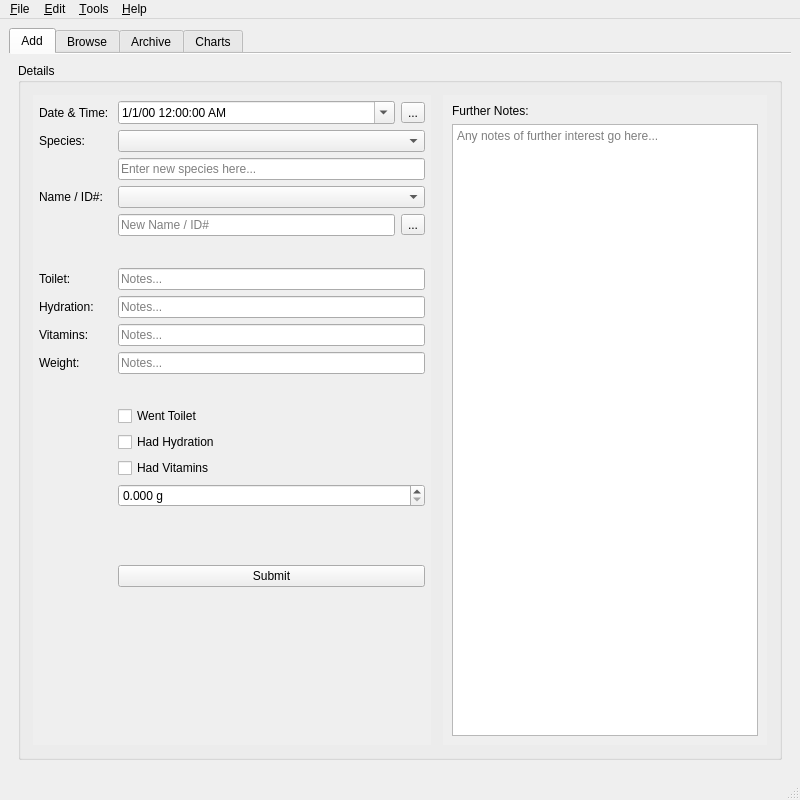
<?xml version="1.0" encoding="UTF-8"?>
<ui version="4.0">
 <class>HerpApp</class>
 <widget class="QMainWindow" name="HerpApp">
  <property name="geometry">
   <rect>
    <x>0</x>
    <y>0</y>
    <width>800</width>
    <height>800</height>
   </rect>
  </property>
  <property name="minimumSize">
   <size>
    <width>800</width>
    <height>600</height>
   </size>
  </property>
  <property name="windowTitle">
   <string>HerpLog</string>
  </property>
  <widget class="QWidget" name="centralwidget">
   <layout class="QVBoxLayout" name="verticalLayout">
    <item>
     <widget class="QTabWidget" name="interface_tabWidget">
      <property name="currentIndex">
       <number>0</number>
      </property>
      <property name="documentMode">
       <bool>true</bool>
      </property>
      <widget class="QWidget" name="addRecords">
       <attribute name="title">
        <string>Add</string>
       </attribute>
       <layout class="QVBoxLayout" name="verticalLayout_3">
        <item>
         <widget class="QGroupBox" name="details_groupBox">
          <property name="title">
           <string>Details</string>
          </property>
          <layout class="QHBoxLayout" name="horizontalLayout">
           <item>
            <widget class="QFrame" name="add_db_left_frame">
             <property name="sizePolicy">
              <sizepolicy hsizetype="Preferred" vsizetype="Preferred">
               <horstretch>55</horstretch>
               <verstretch>0</verstretch>
              </sizepolicy>
             </property>
             <property name="frameShape">
              <enum>QFrame::NoFrame</enum>
             </property>
             <property name="frameShadow">
              <enum>QFrame::Raised</enum>
             </property>
             <layout class="QVBoxLayout" name="verticalLayout_5">
              <property name="leftMargin">
               <number>3</number>
              </property>
              <property name="topMargin">
               <number>3</number>
              </property>
              <property name="rightMargin">
               <number>3</number>
              </property>
              <property name="bottomMargin">
               <number>3</number>
              </property>
              <item>
               <widget class="QScrollArea" name="add_db_left_scrollArea">
                <property name="frameShape">
                 <enum>QFrame::NoFrame</enum>
                </property>
                <property name="horizontalScrollBarPolicy">
                 <enum>Qt::ScrollBarAlwaysOff</enum>
                </property>
                <property name="widgetResizable">
                 <bool>true</bool>
                </property>
                <widget class="QWidget" name="add_db_left_scrollAreaWidgetContents">
                 <property name="geometry">
                  <rect>
                   <x>0</x>
                   <y>0</y>
                   <width>399</width>
                   <height>625</height>
                  </rect>
                 </property>
                 <layout class="QFormLayout" name="formLayout">
                  <property name="leftMargin">
                   <number>6</number>
                  </property>
                  <property name="topMargin">
                   <number>6</number>
                  </property>
                  <property name="rightMargin">
                   <number>6</number>
                  </property>
                  <property name="bottomMargin">
                   <number>6</number>
                  </property>
                  <item row="0" column="0">
                   <widget class="QLabel" name="label_dateTime">
                    <property name="text">
                     <string>Date &amp; Time: </string>
                    </property>
                   </widget>
                  </item>
                  <item row="1" column="0">
                   <widget class="QLabel" name="label_species">
                    <property name="text">
                     <string>Species:</string>
                    </property>
                   </widget>
                  </item>
                  <item row="1" column="1">
                   <widget class="QComboBox" name="comboBox_existing_species"/>
                  </item>
                  <item row="2" column="1">
                   <widget class="QLineEdit" name="lineEdit_new_species">
                    <property name="placeholderText">
                     <string>Enter new species here...</string>
                    </property>
                   </widget>
                  </item>
                  <item row="3" column="0">
                   <widget class="QLabel" name="label_id">
                    <property name="text">
                     <string>Name / ID#: </string>
                    </property>
                   </widget>
                  </item>
                  <item row="3" column="1">
                   <widget class="QComboBox" name="comboBox_existing_id"/>
                  </item>
                  <item row="6" column="1">
                   <spacer name="horizontalSpacer_notes">
                    <property name="orientation">
                     <enum>Qt::Horizontal</enum>
                    </property>
                    <property name="sizeHint" stdset="0">
                     <size>
                      <width>40</width>
                      <height>20</height>
                     </size>
                    </property>
                   </spacer>
                  </item>
                  <item row="7" column="0">
                   <widget class="QLabel" name="label_toilet_notes">
                    <property name="text">
                     <string>Toilet: </string>
                    </property>
                   </widget>
                  </item>
                  <item row="7" column="1">
                   <widget class="QLineEdit" name="lineEdit_toilet_notes">
                    <property name="placeholderText">
                     <string>Notes...</string>
                    </property>
                   </widget>
                  </item>
                  <item row="8" column="0">
                   <widget class="QLabel" name="label_hydration_notes">
                    <property name="text">
                     <string>Hydration: </string>
                    </property>
                   </widget>
                  </item>
                  <item row="8" column="1">
                   <widget class="QLineEdit" name="lineEdit_hydration_notes">
                    <property name="placeholderText">
                     <string>Notes...</string>
                    </property>
                   </widget>
                  </item>
                  <item row="9" column="0">
                   <widget class="QLabel" name="label_vitamins_notes">
                    <property name="text">
                     <string>Vitamins: </string>
                    </property>
                   </widget>
                  </item>
                  <item row="9" column="1">
                   <widget class="QLineEdit" name="lineEdit_vitamins_notes">
                    <property name="placeholderText">
                     <string>Notes...</string>
                    </property>
                   </widget>
                  </item>
                  <item row="10" column="0">
                   <widget class="QLabel" name="label_weight_notes">
                    <property name="text">
                     <string>Weight: </string>
                    </property>
                   </widget>
                  </item>
                  <item row="10" column="1">
                   <widget class="QLineEdit" name="lineEdit_weight_notes">
                    <property name="placeholderText">
                     <string>Notes...</string>
                    </property>
                   </widget>
                  </item>
                  <item row="11" column="1">
                   <spacer name="horizontalSpacer_checkBox">
                    <property name="orientation">
                     <enum>Qt::Horizontal</enum>
                    </property>
                    <property name="sizeHint" stdset="0">
                     <size>
                      <width>40</width>
                      <height>20</height>
                     </size>
                    </property>
                   </spacer>
                  </item>
                  <item row="12" column="1">
                   <widget class="QCheckBox" name="checkBox_toilet">
                    <property name="text">
                     <string>Went Toilet</string>
                    </property>
                   </widget>
                  </item>
                  <item row="13" column="1">
                   <widget class="QCheckBox" name="checkBox_hydration">
                    <property name="text">
                     <string>Had Hydration</string>
                    </property>
                   </widget>
                  </item>
                  <item row="14" column="1">
                   <widget class="QCheckBox" name="checkBox_vitamins">
                    <property name="text">
                     <string>Had Vitamins</string>
                    </property>
                   </widget>
                  </item>
                  <item row="15" column="1">
                   <widget class="QDoubleSpinBox" name="spinBox_weight">
                    <property name="suffix">
                     <string> g</string>
                    </property>
                    <property name="decimals">
                     <number>3</number>
                    </property>
                    <property name="maximum">
                     <double>5000.000000000000000</double>
                    </property>
                   </widget>
                  </item>
                  <item row="16" column="1">
                   <spacer name="horizontalSpacer_14">
                    <property name="orientation">
                     <enum>Qt::Horizontal</enum>
                    </property>
                    <property name="sizeHint" stdset="0">
                     <size>
                      <width>40</width>
                      <height>20</height>
                     </size>
                    </property>
                   </spacer>
                  </item>
                  <item row="17" column="1">
                   <spacer name="horizontalSpacer_15">
                    <property name="orientation">
                     <enum>Qt::Horizontal</enum>
                    </property>
                    <property name="sizeHint" stdset="0">
                     <size>
                      <width>40</width>
                      <height>20</height>
                     </size>
                    </property>
                   </spacer>
                  </item>
                  <item row="18" column="1">
                   <widget class="QPushButton" name="pushButton_add_data">
                    <property name="toolTip">
                     <string>Submit as a new record in the database.</string>
                    </property>
                    <property name="text">
                     <string>Submit</string>
                    </property>
                   </widget>
                  </item>
                  <item row="5" column="1">
                   <widget class="QFrame" name="frame_add_record_nameid">
                    <property name="frameShape">
                     <enum>QFrame::NoFrame</enum>
                    </property>
                    <property name="frameShadow">
                     <enum>QFrame::Raised</enum>
                    </property>
                    <layout class="QHBoxLayout" name="horizontalLayout_6">
                     <property name="spacing">
                      <number>6</number>
                     </property>
                     <property name="leftMargin">
                      <number>0</number>
                     </property>
                     <property name="topMargin">
                      <number>0</number>
                     </property>
                     <property name="rightMargin">
                      <number>0</number>
                     </property>
                     <property name="bottomMargin">
                      <number>0</number>
                     </property>
                     <item>
                      <widget class="QLineEdit" name="lineEdit_new_id">
                       <property name="placeholderText">
                        <string>New Name / ID#</string>
                       </property>
                      </widget>
                     </item>
                     <item>
                      <widget class="QToolButton" name="toolButton_new_hash">
                       <property name="toolTip">
                        <string>Create a new, random ID#.</string>
                       </property>
                       <property name="text">
                        <string>...</string>
                       </property>
                      </widget>
                     </item>
                    </layout>
                   </widget>
                  </item>
                  <item row="0" column="1">
                   <widget class="QFrame" name="frame_add_record_datetime">
                    <property name="frameShape">
                     <enum>QFrame::NoFrame</enum>
                    </property>
                    <property name="frameShadow">
                     <enum>QFrame::Raised</enum>
                    </property>
                    <layout class="QHBoxLayout" name="horizontalLayout_4">
                     <property name="spacing">
                      <number>6</number>
                     </property>
                     <property name="leftMargin">
                      <number>0</number>
                     </property>
                     <property name="topMargin">
                      <number>0</number>
                     </property>
                     <property name="rightMargin">
                      <number>0</number>
                     </property>
                     <property name="bottomMargin">
                      <number>0</number>
                     </property>
                     <item>
                      <widget class="QDateTimeEdit" name="dateTime_add_record">
                       <property name="displayFormat">
                        <string>d/M/yy h:mm:ss AP</string>
                       </property>
                       <property name="calendarPopup">
                        <bool>true</bool>
                       </property>
                      </widget>
                     </item>
                     <item>
                      <widget class="QToolButton" name="toolButton_add_record_update_datetime">
                       <property name="toolTip">
                        <string>Refresh `Date &amp; Time` to current, local value.</string>
                       </property>
                       <property name="text">
                        <string>...</string>
                       </property>
                      </widget>
                     </item>
                    </layout>
                   </widget>
                  </item>
                 </layout>
                </widget>
               </widget>
              </item>
             </layout>
            </widget>
           </item>
           <item>
            <widget class="QFrame" name="add_db_right_frame">
             <property name="sizePolicy">
              <sizepolicy hsizetype="Preferred" vsizetype="Preferred">
               <horstretch>45</horstretch>
               <verstretch>0</verstretch>
              </sizepolicy>
             </property>
             <property name="frameShape">
              <enum>QFrame::NoFrame</enum>
             </property>
             <property name="frameShadow">
              <enum>QFrame::Raised</enum>
             </property>
             <layout class="QVBoxLayout" name="verticalLayout_6">
              <property name="leftMargin">
               <number>3</number>
              </property>
              <property name="topMargin">
               <number>3</number>
              </property>
              <property name="rightMargin">
               <number>3</number>
              </property>
              <property name="bottomMargin">
               <number>3</number>
              </property>
              <item>
               <widget class="QScrollArea" name="scrollArea">
                <property name="frameShape">
                 <enum>QFrame::NoFrame</enum>
                </property>
                <property name="widgetResizable">
                 <bool>true</bool>
                </property>
                <widget class="QWidget" name="add_db_right_scrollAreaWidgetContents">
                 <property name="geometry">
                  <rect>
                   <x>0</x>
                   <y>0</y>
                   <width>324</width>
                   <height>625</height>
                  </rect>
                 </property>
                 <layout class="QVBoxLayout" name="verticalLayout_7">
                  <item>
                   <widget class="QLabel" name="label_furtherNotes">
                    <property name="text">
                     <string>Further Notes: </string>
                    </property>
                   </widget>
                  </item>
                  <item>
                   <widget class="QPlainTextEdit" name="plainTextEdit_furtherNotes">
                    <property name="placeholderText">
                     <string>Any notes of further interest go here...</string>
                    </property>
                   </widget>
                  </item>
                 </layout>
                </widget>
               </widget>
              </item>
             </layout>
            </widget>
           </item>
          </layout>
         </widget>
        </item>
       </layout>
      </widget>
      <widget class="QWidget" name="browseRecords">
       <attribute name="title">
        <string>Browse</string>
       </attribute>
       <layout class="QVBoxLayout" name="verticalLayout_8">
        <item>
         <widget class="QStackedWidget" name="stackedWidget_browseRecords">
          <widget class="QWidget" name="stacked_page_browse">
           <layout class="QVBoxLayout" name="verticalLayout_10">
            <property name="leftMargin">
             <number>0</number>
            </property>
            <property name="topMargin">
             <number>0</number>
            </property>
            <property name="rightMargin">
             <number>0</number>
            </property>
            <property name="bottomMargin">
             <number>0</number>
            </property>
            <item>
             <widget class="QGroupBox" name="groupBox_browseRecords">
              <property name="title">
               <string>Browse Records</string>
              </property>
              <layout class="QVBoxLayout" name="verticalLayout_12">
               <item>
                <widget class="QScrollArea" name="scrollArea_browseRecords">
                 <property name="frameShape">
                  <enum>QFrame::NoFrame</enum>
                 </property>
                 <property name="widgetResizable">
                  <bool>true</bool>
                 </property>
                 <widget class="QWidget" name="scrollAreaWidgetContents_browseRecords">
                  <property name="geometry">
                   <rect>
                    <x>0</x>
                    <y>0</y>
                    <width>740</width>
                    <height>631</height>
                   </rect>
                  </property>
                  <layout class="QVBoxLayout" name="verticalLayout_14">
                   <item>
                    <spacer name="verticalSpacer">
                     <property name="orientation">
                      <enum>Qt::Vertical</enum>
                     </property>
                     <property name="sizeHint" stdset="0">
                      <size>
                       <width>20</width>
                       <height>40</height>
                      </size>
                     </property>
                    </spacer>
                   </item>
                   <item>
                    <widget class="QFrame" name="frame">
                     <property name="frameShape">
                      <enum>QFrame::NoFrame</enum>
                     </property>
                     <property name="frameShadow">
                      <enum>QFrame::Raised</enum>
                     </property>
                     <layout class="QHBoxLayout" name="horizontalLayout_2">
                      <item>
                       <spacer name="horizontalSpacer">
                        <property name="orientation">
                         <enum>Qt::Horizontal</enum>
                        </property>
                        <property name="sizeHint" stdset="0">
                         <size>
                          <width>40</width>
                          <height>20</height>
                         </size>
                        </property>
                       </spacer>
                      </item>
                      <item>
                       <widget class="QDateTimeEdit" name="dateTimeEdit_browse_start">
                        <property name="displayFormat">
                         <string>dd/MM/yy HH:mm</string>
                        </property>
                        <property name="calendarPopup">
                         <bool>true</bool>
                        </property>
                       </widget>
                      </item>
                      <item>
                       <widget class="QLabel" name="label_browse_joiner">
                        <property name="text">
                         <string> to </string>
                        </property>
                        <property name="alignment">
                         <set>Qt::AlignCenter</set>
                        </property>
                       </widget>
                      </item>
                      <item>
                       <widget class="QDateTimeEdit" name="dateTimeEdit_browse_end">
                        <property name="displayFormat">
                         <string>dd/MM/yy HH:mm</string>
                        </property>
                        <property name="calendarPopup">
                         <bool>true</bool>
                        </property>
                       </widget>
                      </item>
                      <item>
                       <spacer name="horizontalSpacer_2">
                        <property name="orientation">
                         <enum>Qt::Horizontal</enum>
                        </property>
                        <property name="sizeHint" stdset="0">
                         <size>
                          <width>40</width>
                          <height>20</height>
                         </size>
                        </property>
                       </spacer>
                      </item>
                     </layout>
                    </widget>
                   </item>
                   <item>
                    <widget class="QFrame" name="frame_2">
                     <property name="frameShape">
                      <enum>QFrame::NoFrame</enum>
                     </property>
                     <property name="frameShadow">
                      <enum>QFrame::Raised</enum>
                     </property>
                     <layout class="QHBoxLayout" name="horizontalLayout_3">
                      <item>
                       <spacer name="horizontalSpacer_3">
                        <property name="orientation">
                         <enum>Qt::Horizontal</enum>
                        </property>
                        <property name="sizeHint" stdset="0">
                         <size>
                          <width>40</width>
                          <height>20</height>
                         </size>
                        </property>
                       </spacer>
                      </item>
                      <item>
                       <widget class="QPushButton" name="pushButton_browse_submit">
                        <property name="text">
                         <string>Browse</string>
                        </property>
                       </widget>
                      </item>
                      <item>
                       <spacer name="horizontalSpacer_4">
                        <property name="orientation">
                         <enum>Qt::Horizontal</enum>
                        </property>
                        <property name="sizeHint" stdset="0">
                         <size>
                          <width>40</width>
                          <height>20</height>
                         </size>
                        </property>
                       </spacer>
                      </item>
                     </layout>
                    </widget>
                   </item>
                   <item>
                    <spacer name="verticalSpacer_2">
                     <property name="orientation">
                      <enum>Qt::Vertical</enum>
                     </property>
                     <property name="sizeHint" stdset="0">
                      <size>
                       <width>20</width>
                       <height>40</height>
                      </size>
                     </property>
                    </spacer>
                   </item>
                  </layout>
                 </widget>
                </widget>
               </item>
              </layout>
             </widget>
            </item>
           </layout>
          </widget>
         </widget>
        </item>
       </layout>
      </widget>
      <widget class="QWidget" name="viewRecords">
       <attribute name="title">
        <string>Archive</string>
       </attribute>
       <layout class="QVBoxLayout" name="verticalLayout_9">
        <item>
         <widget class="QStackedWidget" name="stackedWidget_searchRecords">
          <widget class="QWidget" name="stacked_page_search_records">
           <layout class="QVBoxLayout" name="verticalLayout_11">
            <property name="leftMargin">
             <number>0</number>
            </property>
            <property name="topMargin">
             <number>0</number>
            </property>
            <property name="rightMargin">
             <number>0</number>
            </property>
            <property name="bottomMargin">
             <number>0</number>
            </property>
            <item>
             <widget class="QGroupBox" name="groupBox_searchRecords">
              <property name="title">
               <string>Record Archive</string>
              </property>
              <layout class="QHBoxLayout" name="horizontalLayout_5">
               <item>
                <widget class="QFrame" name="frame_view_records_left_2">
                 <property name="sizePolicy">
                  <sizepolicy hsizetype="Preferred" vsizetype="Preferred">
                   <horstretch>55</horstretch>
                   <verstretch>0</verstretch>
                  </sizepolicy>
                 </property>
                 <property name="frameShape">
                  <enum>QFrame::NoFrame</enum>
                 </property>
                 <property name="frameShadow">
                  <enum>QFrame::Raised</enum>
                 </property>
                 <layout class="QVBoxLayout" name="verticalLayout_18">
                  <property name="leftMargin">
                   <number>3</number>
                  </property>
                  <property name="topMargin">
                   <number>3</number>
                  </property>
                  <property name="rightMargin">
                   <number>3</number>
                  </property>
                  <property name="bottomMargin">
                   <number>3</number>
                  </property>
                  <item>
                   <widget class="QScrollArea" name="scrollArea_view_records_left_2">
                    <property name="frameShape">
                     <enum>QFrame::NoFrame</enum>
                    </property>
                    <property name="widgetResizable">
                     <bool>true</bool>
                    </property>
                    <widget class="QWidget" name="scrollAreaWidgetContents_records_left_4">
                     <property name="geometry">
                      <rect>
                       <x>0</x>
                       <y>0</y>
                       <width>398</width>
                       <height>625</height>
                      </rect>
                     </property>
                     <layout class="QFormLayout" name="formLayout_5">
                      <item row="0" column="0">
                       <widget class="QLabel" name="label_records_dateTime_notes_4">
                        <property name="text">
                         <string>Date &amp; Time: </string>
                        </property>
                       </widget>
                      </item>
                      <item row="0" column="1">
                       <widget class="QLineEdit" name="lineEdit_records_dateTime_notes_4">
                        <property name="readOnly">
                         <bool>true</bool>
                        </property>
                        <property name="placeholderText">
                         <string>&lt;Date/Time&gt;</string>
                        </property>
                       </widget>
                      </item>
                      <item row="1" column="0">
                       <widget class="QLabel" name="label_records_species_notes_4">
                        <property name="text">
                         <string>Species: </string>
                        </property>
                       </widget>
                      </item>
                      <item row="1" column="1">
                       <widget class="QLineEdit" name="lineEdit_records_species_notes_4">
                        <property name="readOnly">
                         <bool>true</bool>
                        </property>
                        <property name="placeholderText">
                         <string>&lt;Species&gt;</string>
                        </property>
                       </widget>
                      </item>
                      <item row="2" column="0">
                       <widget class="QLabel" name="label_records_id_notes_4">
                        <property name="text">
                         <string>Name / ID#: </string>
                        </property>
                       </widget>
                      </item>
                      <item row="2" column="1">
                       <widget class="QLineEdit" name="lineEdit_records_id_notes_4">
                        <property name="readOnly">
                         <bool>true</bool>
                        </property>
                        <property name="placeholderText">
                         <string>&lt;ID#&gt;</string>
                        </property>
                       </widget>
                      </item>
                      <item row="4" column="1">
                       <spacer name="horizontalSpacer_11">
                        <property name="orientation">
                         <enum>Qt::Horizontal</enum>
                        </property>
                        <property name="sizeHint" stdset="0">
                         <size>
                          <width>40</width>
                          <height>20</height>
                         </size>
                        </property>
                       </spacer>
                      </item>
                      <item row="5" column="0">
                       <widget class="QLabel" name="label_records_toilet_notes_4">
                        <property name="text">
                         <string>Toilet: </string>
                        </property>
                       </widget>
                      </item>
                      <item row="5" column="1">
                       <widget class="QLineEdit" name="lineEdit_records_toilet_notes_4">
                        <property name="readOnly">
                         <bool>true</bool>
                        </property>
                        <property name="placeholderText">
                         <string>Notes...</string>
                        </property>
                       </widget>
                      </item>
                      <item row="6" column="0">
                       <widget class="QLabel" name="label_records_hydration_notes_4">
                        <property name="text">
                         <string>Hydration: </string>
                        </property>
                       </widget>
                      </item>
                      <item row="6" column="1">
                       <widget class="QLineEdit" name="lineEdit_records_hydration_notes_4">
                        <property name="readOnly">
                         <bool>true</bool>
                        </property>
                        <property name="placeholderText">
                         <string>Notes...</string>
                        </property>
                       </widget>
                      </item>
                      <item row="7" column="0">
                       <widget class="QLabel" name="label_records_vitamins_notes_4">
                        <property name="text">
                         <string>Vitamins: </string>
                        </property>
                       </widget>
                      </item>
                      <item row="7" column="1">
                       <widget class="QLineEdit" name="lineEdit_records_vitamins_notes_4">
                        <property name="readOnly">
                         <bool>true</bool>
                        </property>
                        <property name="placeholderText">
                         <string>Notes...</string>
                        </property>
                       </widget>
                      </item>
                      <item row="8" column="0">
                       <widget class="QLabel" name="label_records_weight_notes_4">
                        <property name="text">
                         <string>Weight: </string>
                        </property>
                       </widget>
                      </item>
                      <item row="8" column="1">
                       <widget class="QLineEdit" name="lineEdit_records_weight_notes_4">
                        <property name="readOnly">
                         <bool>true</bool>
                        </property>
                        <property name="placeholderText">
                         <string>Notes...</string>
                        </property>
                       </widget>
                      </item>
                      <item row="9" column="1">
                       <spacer name="horizontalSpacer_12">
                        <property name="orientation">
                         <enum>Qt::Horizontal</enum>
                        </property>
                        <property name="sizeHint" stdset="0">
                         <size>
                          <width>40</width>
                          <height>20</height>
                         </size>
                        </property>
                       </spacer>
                      </item>
                      <item row="10" column="1">
                       <widget class="QCheckBox" name="checkBox_records_went_toilet_4">
                        <property name="text">
                         <string>Went Toilet</string>
                        </property>
                       </widget>
                      </item>
                      <item row="11" column="1">
                       <widget class="QCheckBox" name="checkBox_records_had_hydration_4">
                        <property name="text">
                         <string>Had Hydration</string>
                        </property>
                       </widget>
                      </item>
                      <item row="12" column="1">
                       <widget class="QCheckBox" name="checkBox_records_had_vitamins_4">
                        <property name="text">
                         <string>Had Vitamins</string>
                        </property>
                       </widget>
                      </item>
                      <item row="13" column="1">
                       <widget class="QDoubleSpinBox" name="doubleSpinBox_4">
                        <property name="readOnly">
                         <bool>true</bool>
                        </property>
                        <property name="suffix">
                         <string> g</string>
                        </property>
                        <property name="decimals">
                         <number>3</number>
                        </property>
                        <property name="maximum">
                         <double>50000.000000000000000</double>
                        </property>
                       </widget>
                      </item>
                      <item row="14" column="1">
                       <spacer name="horizontalSpacer_5">
                        <property name="orientation">
                         <enum>Qt::Horizontal</enum>
                        </property>
                        <property name="sizeHint" stdset="0">
                         <size>
                          <width>40</width>
                          <height>20</height>
                         </size>
                        </property>
                       </spacer>
                      </item>
                      <item row="15" column="1">
                       <spacer name="horizontalSpacer_6">
                        <property name="orientation">
                         <enum>Qt::Horizontal</enum>
                        </property>
                        <property name="sizeHint" stdset="0">
                         <size>
                          <width>40</width>
                          <height>20</height>
                         </size>
                        </property>
                       </spacer>
                      </item>
                      <item row="16" column="1">
                       <widget class="QPushButton" name="pushButton_archive_next">
                        <property name="text">
                         <string>Next Record &gt;&gt;</string>
                        </property>
                       </widget>
                      </item>
                      <item row="17" column="1">
                       <widget class="QPushButton" name="pushButton_archive_prev">
                        <property name="text">
                         <string>&lt;&lt; Prev. Record</string>
                        </property>
                       </widget>
                      </item>
                      <item row="18" column="1">
                       <widget class="QPushButton" name="pushButton_archive_delete">
                        <property name="text">
                         <string>Delete Record</string>
                        </property>
                       </widget>
                      </item>
                     </layout>
                    </widget>
                   </widget>
                  </item>
                 </layout>
                </widget>
               </item>
               <item>
                <widget class="QFrame" name="frame_view_records_right_2">
                 <property name="sizePolicy">
                  <sizepolicy hsizetype="Preferred" vsizetype="Preferred">
                   <horstretch>45</horstretch>
                   <verstretch>0</verstretch>
                  </sizepolicy>
                 </property>
                 <property name="frameShape">
                  <enum>QFrame::NoFrame</enum>
                 </property>
                 <property name="frameShadow">
                  <enum>QFrame::Raised</enum>
                 </property>
                 <layout class="QVBoxLayout" name="verticalLayout_19">
                  <property name="leftMargin">
                   <number>3</number>
                  </property>
                  <property name="topMargin">
                   <number>3</number>
                  </property>
                  <property name="rightMargin">
                   <number>3</number>
                  </property>
                  <property name="bottomMargin">
                   <number>3</number>
                  </property>
                  <item>
                   <widget class="QScrollArea" name="scrollArea_view_records_right_2">
                    <property name="frameShape">
                     <enum>QFrame::NoFrame</enum>
                    </property>
                    <property name="widgetResizable">
                     <bool>true</bool>
                    </property>
                    <widget class="QWidget" name="scrollAreaWidgetContents_records_right_2">
                     <property name="geometry">
                      <rect>
                       <x>0</x>
                       <y>0</y>
                       <width>324</width>
                       <height>625</height>
                      </rect>
                     </property>
                     <layout class="QVBoxLayout" name="verticalLayout_20">
                      <item>
                       <widget class="QLabel" name="label_records_further_notes_2">
                        <property name="text">
                         <string>Further Notes: </string>
                        </property>
                       </widget>
                      </item>
                      <item>
                       <widget class="QPlainTextEdit" name="plainTextEdit_records_further_notes_2">
                        <property name="readOnly">
                         <bool>true</bool>
                        </property>
                        <property name="placeholderText">
                         <string>Any notes of further interest go here...</string>
                        </property>
                       </widget>
                      </item>
                     </layout>
                    </widget>
                   </widget>
                  </item>
                 </layout>
                </widget>
               </item>
              </layout>
             </widget>
            </item>
           </layout>
          </widget>
         </widget>
        </item>
       </layout>
      </widget>
      <widget class="QWidget" name="tab">
       <attribute name="title">
        <string>Charts</string>
       </attribute>
      </widget>
     </widget>
    </item>
   </layout>
  </widget>
  <widget class="QMenuBar" name="menubar">
   <property name="geometry">
    <rect>
     <x>0</x>
     <y>0</y>
     <width>800</width>
     <height>26</height>
    </rect>
   </property>
   <widget class="QMenu" name="menu_File">
    <property name="title">
     <string>&amp;File</string>
    </property>
    <addaction name="action_New_Database"/>
    <addaction name="action_Open_Database"/>
    <addaction name="separator"/>
    <addaction name="action_Disconnect"/>
    <addaction name="separator"/>
    <addaction name="action_Save"/>
    <addaction name="actionSave_As"/>
    <addaction name="actionSave_A_ll"/>
    <addaction name="separator"/>
    <addaction name="action_Print"/>
    <addaction name="separator"/>
    <addaction name="actionE_xit"/>
   </widget>
   <widget class="QMenu" name="menu_Edit">
    <property name="title">
     <string>&amp;Edit</string>
    </property>
    <addaction name="action_Undo"/>
    <addaction name="action_Redo"/>
    <addaction name="separator"/>
    <addaction name="actionCu_t"/>
    <addaction name="action_Copy"/>
    <addaction name="action_Paste"/>
   </widget>
   <widget class="QMenu" name="menu_Tools">
    <property name="title">
     <string>&amp;Tools</string>
    </property>
    <addaction name="actionF_ind"/>
    <addaction name="separator"/>
    <addaction name="action_Settings"/>
   </widget>
   <widget class="QMenu" name="menu_Help">
    <property name="title">
     <string>&amp;Help</string>
    </property>
    <addaction name="action_Documentation"/>
    <addaction name="separator"/>
    <addaction name="action_About"/>
   </widget>
   <addaction name="menu_File"/>
   <addaction name="menu_Edit"/>
   <addaction name="menu_Tools"/>
   <addaction name="menu_Help"/>
  </widget>
  <widget class="QStatusBar" name="statusbar"/>
  <action name="action_New_Database">
   <property name="text">
    <string>&amp;New Database</string>
   </property>
   <property name="shortcut">
    <string>Ctrl+N</string>
   </property>
  </action>
  <action name="action_Open_Database">
   <property name="text">
    <string>&amp;Open Database</string>
   </property>
   <property name="shortcut">
    <string>Ctrl+O</string>
   </property>
  </action>
  <action name="action_Disconnect">
   <property name="text">
    <string>&amp;Disconnect</string>
   </property>
   <property name="shortcut">
    <string>Ctrl+D</string>
   </property>
  </action>
  <action name="action_Save">
   <property name="text">
    <string>&amp;Save &quot;&quot;</string>
   </property>
   <property name="shortcut">
    <string>Ctrl+S</string>
   </property>
  </action>
  <action name="actionSave_As">
   <property name="text">
    <string>Save &quot;&quot; &amp;As</string>
   </property>
   <property name="shortcut">
    <string>Ctrl+Alt+S</string>
   </property>
  </action>
  <action name="actionSave_A_ll">
   <property name="text">
    <string>Save A&amp;ll</string>
   </property>
   <property name="shortcut">
    <string>Ctrl+Shift+S</string>
   </property>
  </action>
  <action name="action_Print">
   <property name="text">
    <string>&amp;Print</string>
   </property>
   <property name="shortcut">
    <string>Ctrl+P</string>
   </property>
  </action>
  <action name="actionE_xit">
   <property name="text">
    <string>E&amp;xit</string>
   </property>
   <property name="shortcut">
    <string>Esc</string>
   </property>
  </action>
  <action name="action_Undo">
   <property name="text">
    <string>&amp;Undo</string>
   </property>
   <property name="shortcut">
    <string>Ctrl+Z</string>
   </property>
  </action>
  <action name="action_Redo">
   <property name="text">
    <string>&amp;Redo</string>
   </property>
   <property name="shortcut">
    <string>Ctrl+Y, Ctrl+Shift+Z</string>
   </property>
  </action>
  <action name="actionCu_t">
   <property name="text">
    <string>Cu&amp;t</string>
   </property>
   <property name="shortcut">
    <string>Ctrl+X</string>
   </property>
  </action>
  <action name="action_Copy">
   <property name="text">
    <string>&amp;Copy</string>
   </property>
   <property name="shortcut">
    <string>Ctrl+C</string>
   </property>
  </action>
  <action name="action_Paste">
   <property name="text">
    <string>&amp;Paste</string>
   </property>
   <property name="shortcut">
    <string>Ctrl+V</string>
   </property>
  </action>
  <action name="actionF_ind">
   <property name="text">
    <string>F&amp;ind</string>
   </property>
   <property name="shortcut">
    <string>Ctrl+F</string>
   </property>
  </action>
  <action name="action_Settings">
   <property name="text">
    <string>&amp;Settings</string>
   </property>
  </action>
  <action name="action_Documentation">
   <property name="text">
    <string>&amp;Documentation</string>
   </property>
  </action>
  <action name="action_About">
   <property name="text">
    <string>&amp;About</string>
   </property>
  </action>
 </widget>
 <resources/>
 <connections/>
</ui>
